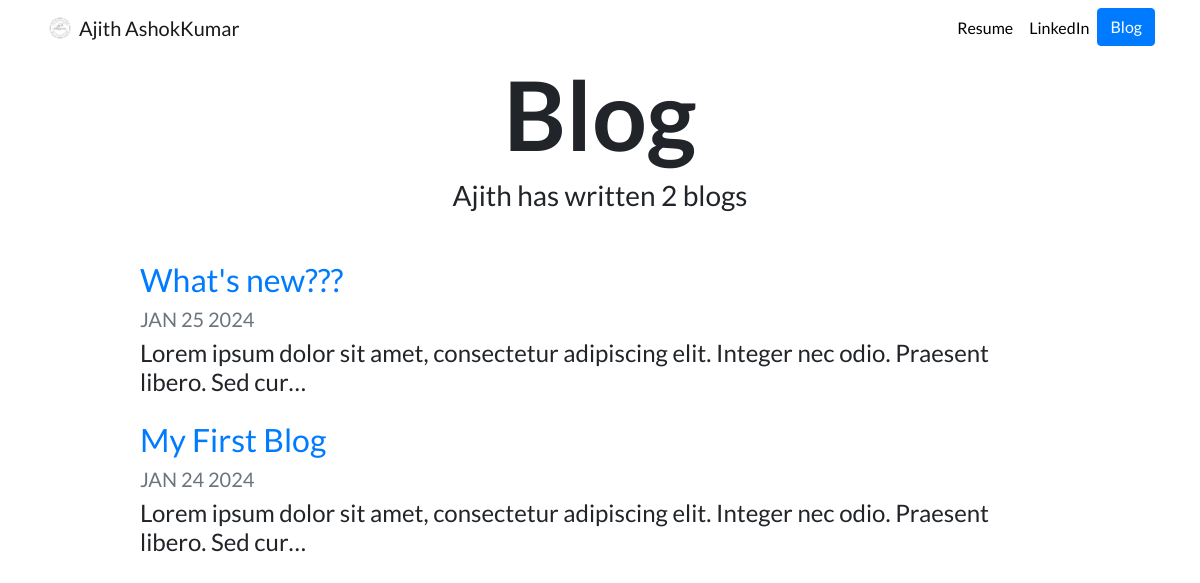
Screenshot of /blog/ with the database file from the repository.
### blog/models.py (models this page shows, shortened)
class Blog(models.Model):
    title = models.CharField(max_length=200)
    date = models.DateField()
    description = models.TextField()

### blog/views.py (the view)
# urls.py: path('', views.all_blogs, name='all_blogs'),
def all_blogs(request):
    blogs = Blog.objects.order_by('-date')
    return render(request, 'blog/all_blogs.html', {'blogs':blogs})

### blog/templates/blog/all_blogs.html
{% extends 'portfolio/base.html' %}
{% load static %}
{% block content %}
<h1 id="blogtitle" class="font-weight-bold text-center">Blog</h1>
    <h3 class="text-center mb-5">Ajith has written {{ blogs.count }} blog{{ blogs.count|pluralize }}</h3>
    {% for blog in blogs %}
    <div class="row justify-content-center my-3">
      <div class="col-md-10">
        <a href="{% url 'blog:detail' blog.id %}">
          <h2>{{ blog.title }}</h2>
        </a>
        <h5 class="text-muted">{{ blog.date|date:'M d Y'|upper }}</h5>
        <h4>{{ blog.description|striptags|truncatechars:100 }}</h4>
      </div>
    </div>
    {% endfor %}
{% endblock %}

### portfolio/templates/portfolio/base.html (shortened to what this page needs)
{% load static %}
<!doctype html>
<html lang="en">
  <head>
    <link rel="stylesheet" href="https://stackpath.bootstrapcdn.com/bootstrap/4.4.1/css/bootstrap.min.css">
    <link rel="stylesheet" href="{% static "portfolio/custom.css" %}">
  </head>
  <body>
    <nav id="topNav" class="navbar navbar-expand-md navbar-light">
      <div class="container">
        <a class="navbar-brand" href="{% url 'home' %}">
          <img src="{% static "portfolio/Logo.png" %}" width="30" height="30" class="d-inline-block align-top" alt="Ajith's Logo">
          <span>Ajith AshokKumar</span>
        </a>
        <div class="collapse navbar-collapse text-center" id="navbarNav">
          <ul class="navbar-nav ml-auto">
            <li class="nav-item">
              <a class="nav-link" href="{% static "portfolio/resume.pdf" %}">Resume</a>
            </li>
            <li class="nav-item">
              <a class="nav-link" href="https://www.linkedin.com/in/ajithashokkumar?utm_source=share&utm_campaign=share_via&utm_content=profile&utm_medium=android_app" target="_blank">LinkedIn</a>
            </li>
              <li>
                <a role="button" href="{% url 'blog:all_blogs' %}" class="btn btn-primary">Blog</a>
              </li>
          </ul>
        </div>
      </div>
    </nav>
    <div class="container">
        {% block content %}{% endblock %}
    </div>
    </body>
</html>

### portfolio/static/portfolio/custom.css (style rules this page uses)
.navbar-nav .nav-link { color: rgba(0,0,0,1) !important; }
body { font-family: 'Lato', sans-serif; }
#blogtitle { font-size: 6rem; }

### rows the page displays
Blog: title "What's new???", date "JAN 25 2024", description "Lorem ipsum dolor sit amet, consectetur adipiscing elit. Integer nec odio. Praesent libero. Sed cur…"
Blog: title "My First Blog", date "JAN 24 2024", description "Lorem ipsum dolor sit amet, consectetur adipiscing elit. Integer nec odio. Praesent libero. Sed cur…"

### other values shown
{{ blogs.count }} "2"
